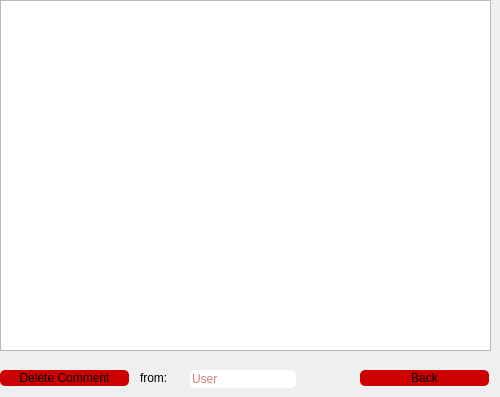
            <widget class="QWidget" name="page_12">
             <widget class="QTableView" name="tableView_6">
              <property name="geometry">
               <rect>
                <x>0</x>
                <y>0</y>
                <width>491</width>
                <height>351</height>
               </rect>
              </property>
             </widget>
             <widget class="QPushButton" name="delete_4">
              <property name="geometry">
               <rect>
                <x>0</x>
                <y>370</y>
                <width>129</width>
                <height>16</height>
               </rect>
              </property>
              <property name="styleSheet">
               <string notr="true">QPushButton{
	color: rgb(0, 0, 0);
	background-color: rgb(204, 0, 0);
   	border-radius:5px;
}
QPushButton:hover{
	color: rgb(255, 255, 255);
}
QPushButton:pressed{
	background-color: rgb(255, 255, 255);
}
</string>
              </property>
              <property name="text">
               <string>Delete Comment</string>
              </property>
              <property name="icon">
               <iconset resource="image.qrc">
                <normaloff>:/icons/icons/delete.png</normaloff>:/icons/icons/delete.png</iconset>
              </property>
             </widget>
             <widget class="QPushButton" name="back_3">
              <property name="geometry">
               <rect>
                <x>360</x>
                <y>370</y>
                <width>129</width>
                <height>16</height>
               </rect>
              </property>
              <property name="styleSheet">
               <string notr="true">QPushButton{
	color: rgb(0, 0, 0);
	background-color: rgb(204, 0, 0);
   	border-radius:5px;
}
QPushButton:hover{
	color: rgb(255, 255, 255);
}
QPushButton:pressed{
	background-color: rgb(255, 255, 255);
}
</string>
              </property>
              <property name="text">
               <string>Back</string>
              </property>
              <property name="icon">
               <iconset resource="image.qrc">
                <normaloff>:/icons/icons/back.png</normaloff>:/icons/icons/back.png</iconset>
              </property>
             </widget>
             <widget class="QLabel" name="label">
              <property name="geometry">
               <rect>
                <x>140</x>
                <y>370</y>
                <width>49</width>
                <height>16</height>
               </rect>
              </property>
              <property name="text">
               <string>from:</string>
              </property>
             </widget>
             <widget class="QLineEdit" name="userSearch">
              <property name="geometry">
               <rect>
                <x>190</x>
                <y>370</y>
                <width>106</width>
                <height>18</height>
               </rect>
              </property>
              <property name="styleSheet">
               <string notr="true">
color: rgb(170, 0, 0);
background-color: rgb(255, 255, 255);
border-radius:5px;</string>
              </property>
              <property name="inputMask">
               <string/>
              </property>
              <property name="text">
               <string/>
              </property>
              <property name="frame">
               <bool>true</bool>
              </property>
              <property name="echoMode">
               <enum>QLineEdit::Normal</enum>
              </property>
              <property name="alignment">
               <set>Qt::AlignLeading|Qt::AlignLeft|Qt::AlignVCenter</set>
              </property>
              <property name="placeholderText">
               <string>User</string>
              </property>
             </widget>
            </widget>
